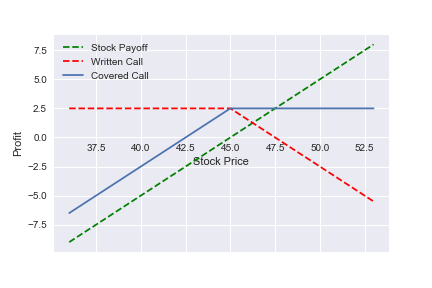

Python code for this plot:
# -*- coding: utf-8 -*-
"""
@author: ARKADEEP
"""
"""Covered Call strategy is used when we have a mildly bullish view on the market. 
   Here the strategy is to sell a call option on a stock owned by the option writer."""

#importing the necessary packages
import numpy as np
import matplotlib.pyplot as plt
import os
import seaborn as sns
sns.set()
os.chdir(r"F:\Option Trading Strategies\Covered Call") #setting work directory

def call_profit(S, X, P):
    """This function takes the Spot price (S),Strike Price of call option(X), and call premium(P) 
    as inputs and returns the profit from call option exercise"""
    callpf = np.where(S > X, S - X, 0)    
    return (callpf-P)


def stock_payoff(S,PP):
    """This function takes Spot price range(S), and purchase price(PP) of the stock as inputs
    and returns stock payoff """
    return (S-PP)

def covered_call(S, strike, premium ,PP):
    """ This funtion takes  Spot price range (S),Strike Price of call option(strike), call premium(premium)
    and stock purchase price (PP) as inputs and gives us the profit profile for covered call position"""
    st_payoff=stock_payoff(S,PP)  # calls and stores stock payoff in a variable
    call_pro=call_profit(S, strike, premium)*(-1)  # calls and stores written call profit in a variable
    covcall_profit = call_pro+st_payoff
    # Plot the covered call graph
    fig, ax = plt.subplots()
    ax.spines['bottom'].set_position('zero')
    ax.plot(S,st_payoff,'--',label='Stock Payoff',color='g')
    ax.plot(S,call_pro,'--',label='Written Call',color='r')
    ax.plot(S,covcall_profit,label='Covered Call')
    plt.xlabel('Stock Price')
    plt.ylabel('Profit')
    plt.legend()
    plt.savefig("covered_call.png")

#setting our parameter values
spot = 45 
S = np.arange(0.8*spot,1.2*spot) 
# generating a range of spot prices to study variations in covered call profit with stock prices

PP=45
strike = 45 
premium = 2.5

#Generating the profit profile on the covered call position
covered_call(S,strike, premium,PP)



